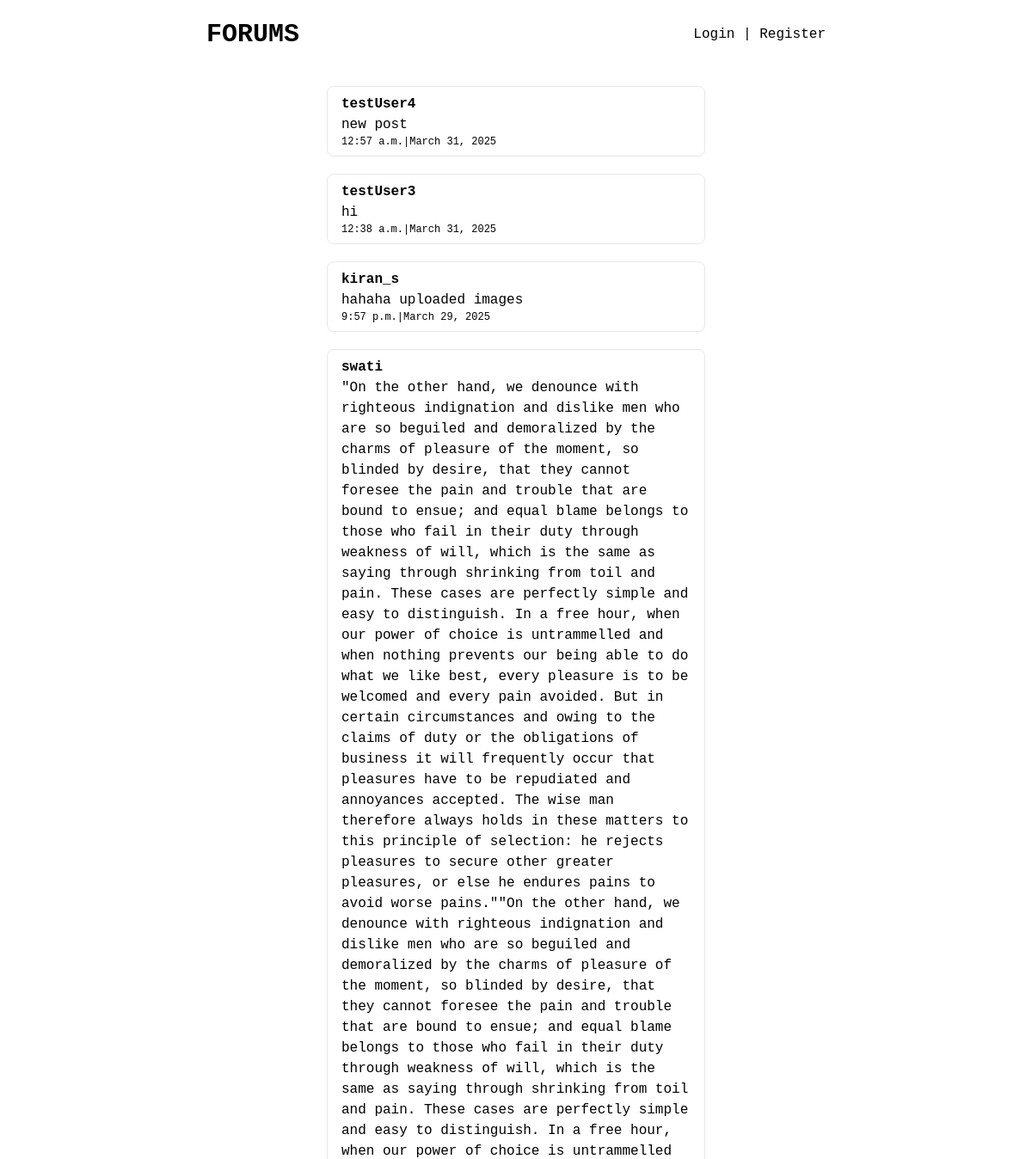
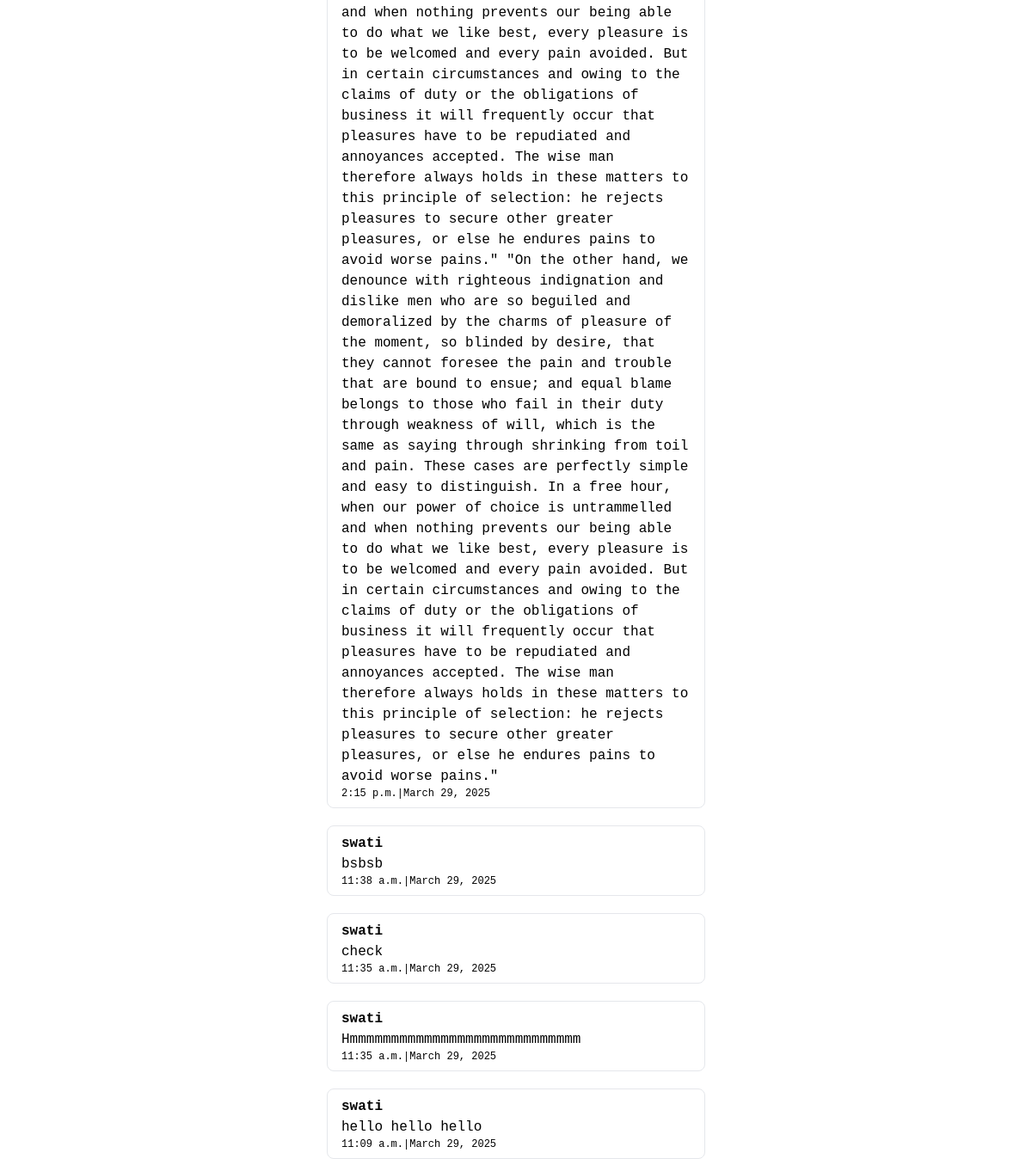
The app's page /, older data (2 pictures, top to bottom).
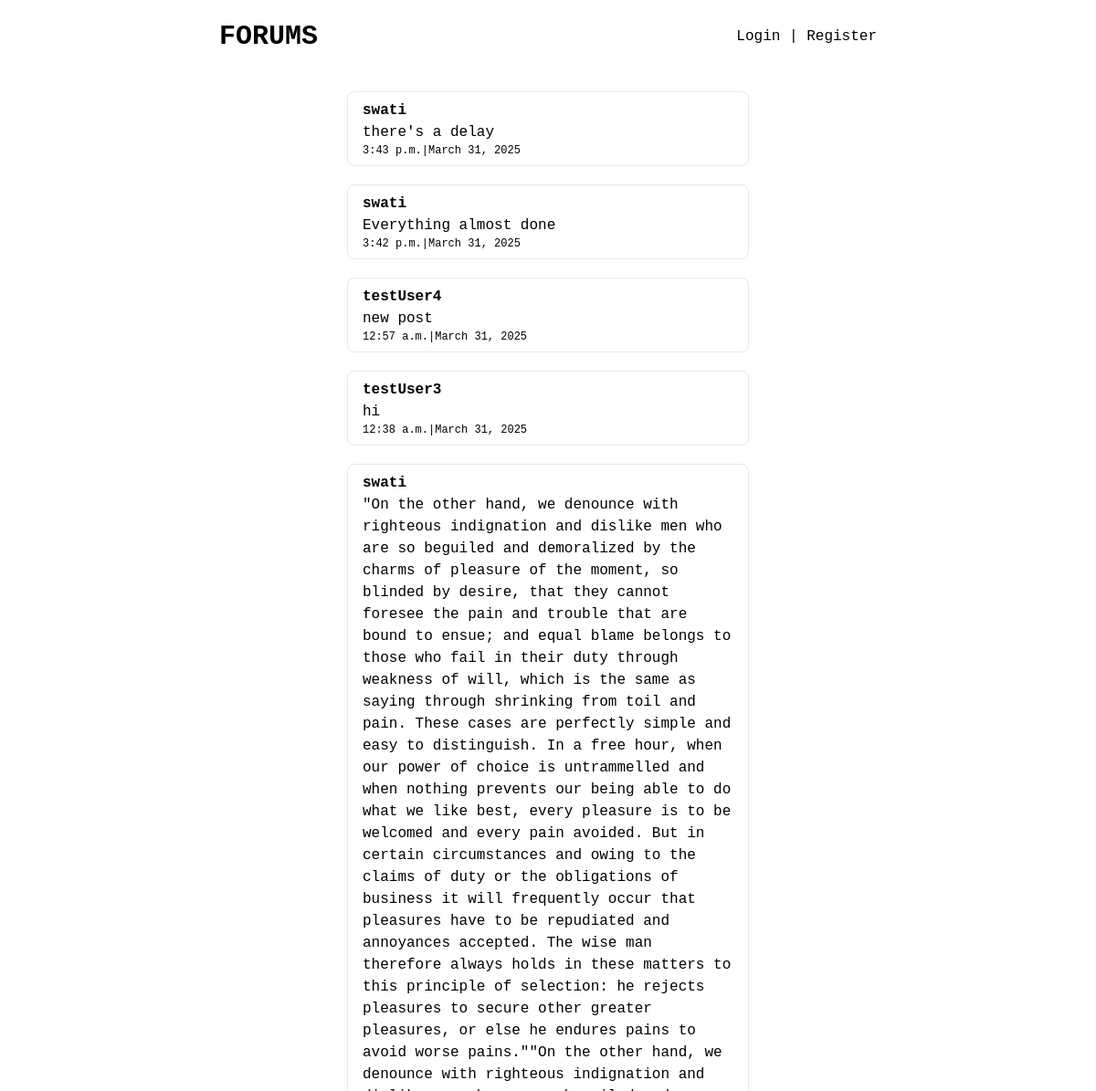
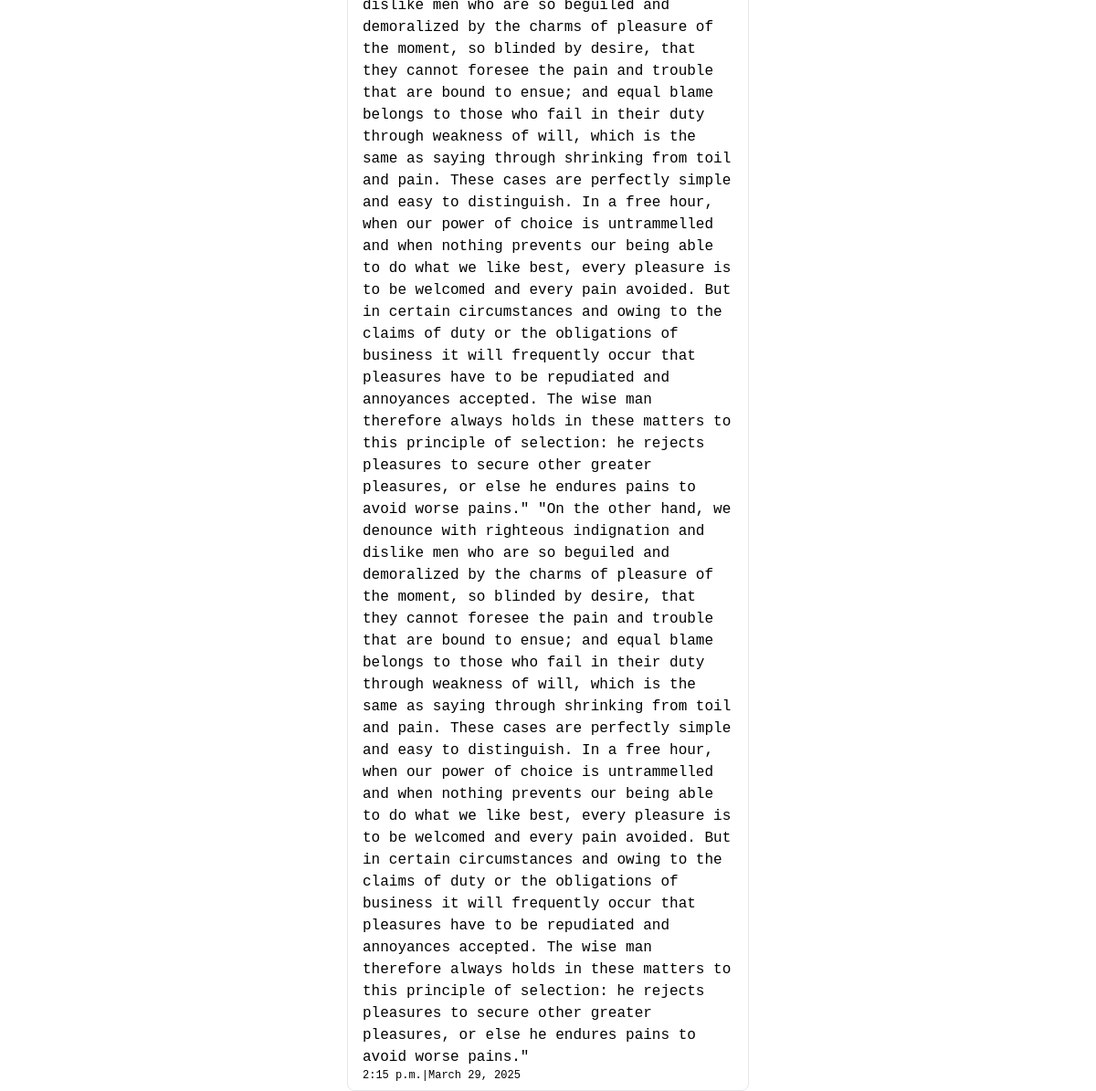
The same page, newer data (2 pictures, top to bottom).
### questAns/models.py (models this page shows, shortened)
class Question(models.Model):
    time = models.TimeField()
    date = models.DateField()
    quest = models.TextField()
    questioner = models.ForeignKey(
        'auth.User',
        on_delete = models.CASCADE,
    )

### questAns/views.py (the view)
# urls.py: path('',QuestListView.as_view(), name = 'forums'),
class QuestListView(ListView):
    model = Question
    template_name = 'forumPages/forum.html'
    def get_queryset(self):
        return Question.objects.all().order_by('-id')

### templates/forumPages/forum.html (shortened to what this page needs)
{% extends 'layout.html' %}
{% load static %}
{% block content %}
    <div class="w-full px-5 sm:px-10 md:px-10 lg:px-40 ">
        <div>
            {% for question in object_list %}
                <div class="flex flex-col lg:w-full h-22 border rounded-lg pt-2 pb-2 px-4 mb-5">
                    <h6 class=""><B>{{ question.questioner }}</B></h6>
                    <h2 class="text-left">
                        <a href="{% url "question_detail" question.pk %}">{{ question.quest}}</a>
                    </h2>
                    <div class="flex justify-between items-end">
                        <h6 class="text-xs ">{{ question.time }}|{{ question.date }}</h6>
                    </div>
                </div>
            {% endfor %}
        </div>
    </div>
{% endblock %}

### templates/layout.html (shortened to what this page needs)
{% load static tailwind_tags %}
{% load static %}
<!DOCTYPE html>
<html lang="en">
<head>
    {% tailwind_css %}
</head>
<body class=" flex justify-center font-mono items-center">
    <div class = " md:w-2/3 w-full h-svh p-5">
        <nav class="h-10 flex items-center justify-between px-5 ">
            <a class="justify-start text-3xl" href="{% url 'forums' %}"><strong>FORUMS</strong></a>
                {% if user.is_authenticated %}
                <div>
                    <select name="profile-select" id="select" onchange="navigate()" title="{{user.username}}">
                        <option value="" class="hidden">•{{user.username}}</option>
                        <option value="{% url 'yourProfile' %}">Profile</option>
                        <option value="{% url 'yourPosts' %}">Posts</option>
                        <option value="{% url 'logout' %}" class="text-red-700">Logout ↪</option>
                    </select>
                </div>
                {% else %}
                <div>
                    <a class="justify-self-end" href="{% url 'login' %}">Login</a> |
                    <a class="justify-self-end" href="{% url 'register' %}">Register</a>
                </div>
                {% endif %}
        </nav>
        <div class="p-5">
        </div>
        {% block content %}
        {% endblock %}
    </div>
</body>
</html>

Row changes from the older to the newer data that the page shows:
removed Question: questioner "kiran_s", quest "hahaha uploaded images", time "9:57 p.m.", date "March 29, 2025"
removed Question: questioner "swati", quest "bsbsb", time "11:38 a.m.", date "March 29, 2025"
removed Question: questioner "swati", quest "check", time "11:35 a.m.", date "March 29, 2025"
removed Question: questioner "swati", quest "Hmmmmmmmmmmmmmmmmmmmmmmmmmmmm", time "11:35 a.m.", date "March 29, 2025"
removed Question: questioner "swati", quest "hello hello hello", time "11:09 a.m.", date "March 29, 2025"
added Question: questioner "swati", quest "there's a delay", time "3:43 p.m.", date "March 31, 2025"
added Question: questioner "swati", quest "Everything almost done", time "3:42 p.m.", date "March 31, 2025"
